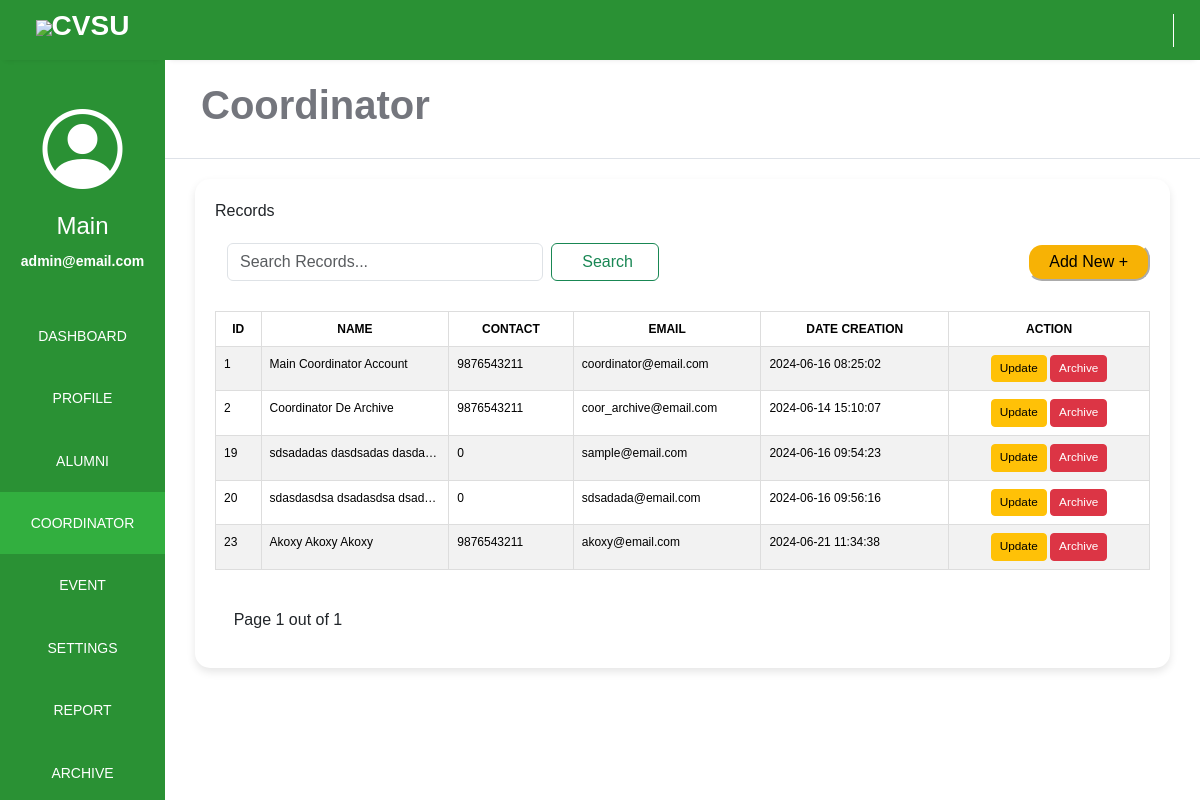
Screenshot of /adminPage/coordinator/coordinator.php (signed in) with the database file from the repository.
### tables this page shows
CREATE TABLE `coordinator` (
  `coor_id` int(10) NOT NULL,
  `fname` varchar(250) NOT NULL,
  `mname` varchar(250) NOT NULL,
  `lname` varchar(250) NOT NULL,
  `contact` bigint(12) NOT NULL,
  `email` varchar(250) NOT NULL,
  `password` varchar(250) NOT NULL,
  `date_created` timestamp NOT NULL DEFAULT current_timestamp()
);

### adminPage/coordinator/coordinator.php (the view, shortened to what this page needs)
<?php
$serername = "localhost";
$db_username = "root";
$db_password = "";
$db_name = "alumni_management_system";
$conn = mysqli_connect($serername, $db_username, $db_password, $db_name);
if (isset($_SESSION['user_id'])) {
    $account = $_SESSION['user_id'];
    $stmt = $conn->prepare("SELECT * FROM admin WHERE admin_id = ?");
    $stmt->bind_param("s", $account);
    $stmt->execute();
    $user_result = $stmt->get_result();
    if ($user_result->num_rows > 0) {
        $user = $user_result->fetch_assoc();
    } else {
    }
} else {
    echo "User not logged in.";
}
$records_per_page = 6;
$current_page = isset($_GET['page']) ? $_GET['page'] : 1;
$start_from = ($current_page - 1) * $records_per_page;
$sql = "SELECT * FROM coordinator ";
$sql .= "LIMIT $start_from, $records_per_page";
$result = $conn->query($sql);
$total_records_query = "SELECT COUNT(*) FROM coordinator";
$total_records_result = mysqli_query($conn, $total_records_query);
$total_records_row = mysqli_fetch_array($total_records_result);
$total_records = $total_records_row[0];
$total_pages = ceil($total_records / $records_per_page);
?>
<!DOCTYPE html>
<html lang="en">
<head>
    <link rel="stylesheet" href="./css/alumni.css">
    <link rel="stylesheet" href="https://maxst.icons8.com/vue-static/landings/line-awesome/line-awesome/1.3.0/css/line-awesome.min.css">
    <link rel="stylesheet" href="https://cdn.jsdelivr.net/npm/bootstrap@5.3.3/dist/css/bootstrap.min.css">
    <link href='https://unpkg.com/boxicons@2.1.4/css/boxicons.min.css' rel='stylesheet'>
    <link rel="stylesheet" href="https://cdn.jsdelivr.net/npm/bootstrap-icons@1.11.3/font/bootstrap-icons.min.css">
</head>
<body>
    <div class="sidebar">
        <div class="side-header">
            <h3><img src="https://cvsu-imus.edu.ph/student-portal/assets/images/logo-mobile.png"></img><span>CVSU</span></h3>
        </div>
        <div class="side-content">
            <div class="profile">
            <i class="bi bi-person-circle"></i>
                <h4><?php echo $user['fname']; ?></h4>
                <small style="color: white;"><?php echo $user['email']; ?></small>
            </div>
            <div class="side-menu">
                <ul>
                    <li>
                        <a href="../dashboard_admin.php">
                            <small>DASHBOARD</small>
                        </a>
                    </li>
                    <li>
                        <a href="../profile/profile.php">
                            <small>PROFILE</small>
                        </a>
                    </li>
                    <li>
                        <a href="../alumni/alumni.php" >
                            <small>ALUMNI</small>
                        </a>
                    </li>
                    <li>
                        <a href="./coordinator.php" class="active">
                            <small>COORDINATOR</small>
                        </a>
                    </li>
                    <li>
                        <a href="../event/event.php">
                            <small>EVENT</small>
                        </a>
                    </li>
                    <li>
                        <a href="../settings/about.php">
                            <small>SETTINGS</small>
                        </a>
                    </li>
                    <li>
                        <a href="../report/report.php">
                            <small>REPORT</small>
                        </a>
                    </li>
                    <li>
                        <a href="../archive/alumni_archive.php">
                            <small>ARCHIVE</small>
                        </a>
                    </li>
                </ul>
            </div>
        </div>
    </div>
    <div class="main-content">
        <header>
            <div class="header-content">
                <div class="header-menu">
                    <div class="user">
                        <a href="../logout.php">
                            <span class="las la-power-off" style="font-size: 30px; border-left: 1px solid #fff; padding-left:10px; color:#fff"></span>
                        </a>
                    </div>
                </div>
            </div>
        </header>
        <main>
            <div class="page-header">
                <h1><strong>Coordinator</strong></h1>
            </div>
            <div class="container-fluid" id="main-container">
                <div class="container-fluid" id="content-container">
                    <div class="container-title">
                        <span>Records</span>
                    </div>
                    <div class="congainer-fluid" id="column-header">
                        <div class="row">
                            <div class="col">
                                <div class="search">
                                    <form class="d-flex" role="search">
                                        <div class="container-fluid" id="search">
                                            <input class="form-control me-2" type="search" name="query" placeholder="Search Records..." aria-label="Search" value="<?php echo isset($_GET['query']) ? $_GET['query'] : ''; ?>">
                                            <button class="btn btn-outline-success" type="submit" style="padding-left: 30px; padding-right: 39px;">Search</button>
                                        </div>
                                    </form>
                                </div>
                            </div>
                            <div class="col" id="add-btn">
                                <div class="add-button">
                                    <div class="span">
                                        <a href='./add_coor.php'>
                                            <button id="add-new-btn">Add New +</button>
                                        </a>
                                    </div>
                                </div>
                            </div>
                        </div>
                    </div>
                    <div class="table-content">
                        <table id="example" class="table-responsive table table-striped table-hover ">
                            <thead>
                                <tr>
                                    <th scope="col" class="inline">ID</th>
                                    <th scope="col" class="inline">NAME</th>
                                    <th scope="col" class="inline">CONTACT</th>
                                    <th scope="col" class="inline">EMAIL</th>
                                    <th scope="col" class="inline">DATE CREATION</th>
                                    <th scope="col" class="inline">ACTION</th>
                                </tr>
                            </thead>
                            <tbody>
                                <?php
                                if ($result->num_rows > 0) {
                                    while ($row = $result->fetch_assoc()) {
                                        $fullname = $row["fname"] . " " . $row["mname"] . " " . $row["lname"];
                                ?>
                                        <tr>
                                            <td class="inline"><?php echo $row['coor_id'] ?></td>
                                            <td class="inline"><?php echo htmlspecialchars($fullname) ?></td>
                                            <td class="inline"><?php echo $row['contact'] ?></td>
                                            <td class="inline"><?php echo $row['email'] ?></td>
                                            <td class="inline"><?php echo $row['date_created'] ?></td>
                                            <?php
                                            echo "
                                                <td class='inline act'>
                                                    <a class='btn btn-warning btn-sm' href='./update_coor.php?id=$row[coor_id]' style='font-size: 11.8px;'>Update</a>
                                                    <a class='btn btn-danger btn-sm' href='./del_coor.php?id=$row[coor_id]' style='font-size: 11.8px;'>Archive</a>
                                                </td>
                                            "; ?>
                                        </tr>
                                <?php
                                    }
                                } else {
                                    $current_page = 0;
                                    echo '<tr><td colspan="12" style="text-align: center;">No records found</td></tr>';
                                }
                                ?>
                            </tbody>
                        </table>
                    </div>
                    <div>
                        <p style="margin-left:2%;margin-top:2.3%;">Page <?= $current_page ?> out of <?= $total_pages ?></p>
                    </div>
                </div>
            </div>
        </main>
</body>
</html>

### adminPage/coordinator/css/alumni.css (style rules this page uses)
:root { --main-color: #2a9134; --color-dark: #34425A; --text-grey: #B0B0B0; }
* { margin: 0; padding: 0; text-decoration: none; list-style-type: none; box-sizing: border-box; font-family: 'Merriweather', sans-serif; }
.sidebar { position: fixed; height: 100%; width: 165px; left: 0; bottom: 0; top: 0; z-index: 100; background: #2a9134; box-shadow: 0px 5px 5px 5px rgb(0 0 0 0.2); transition: left 300ms; }
.side-header span { font-weight: bold; }
.side-header { box-shadow: 0px 5px 5px -5px rgb(0 0 0 /10%); background: var(--main-color); height: 60px; display: flex; justify-content: center; align-items: center; }
.side-header img { width: 40px; }
.side-header h3, side-head span { color: #fff; font-weight: 400; }
.side-content { height: calc(100vh - 60px); overflow: auto; }
.profile { text-align: center; padding: 2rem 0rem; }
.profile h4 { color: #fff; font-weight: 500; }
.profile small { color: #899DC1; font-weight: 600; }
.sidebar { overflow-y: auto; }
.side-menu ul { text-align: center; padding: 0px; }
.side-menu ul li small { color: white; ; }
.side-menu a { display: block; padding: 1.2rem 0rem; text-decoration: none !important; }
.side-menu a.active { background: #32af3f; }
.side-menu a.active span, .side-menu a.active small { color: #fff; }
.side-menu a span, .side-menu a small { color: #899DC1; }
.main-content { margin-left: 165px; width: calc(100% - 165px); transition: margin-left 300ms; }
header { position: fixed; right: 0; top: 0; left: 165px; z-index: 100; height: 60px; box-shadow: 0px 5px 5px -5px rgb(0 0 0 /10%); background: #2a9134; transition: left 300ms; }
.header-content, .header-menu { display: flex; align-items: center; }
.header-content { justify-content: space-between; padding: 0rem 1rem; }
.header-menu { justify-content: flex-end; padding-top: .5rem; }
.user { display: flex; align-items: center; }
main { margin-top: 60px; }
.page-header { padding: 1.3rem 1rem; background: #fff; border-bottom: 1px solid #dee2e8; width: 100%; }
.page-header h1, .page-header small { color: #74767d; margin-left: 20px; width: 100%; }
@media only screen and (min-width: 425px) { * { overflow-x: hidden; } }
.table-content { margin-top: 20px; width: 100%; overflow-y: hidden; }
#add-new-btn { background-color: #f7b205; border-radius: 15px; padding: 5px 20px; font-size: 16px; font-family: Arial, sans-serif; cursor: pointer; margin-right: 0px; margin-bottom: 10px; border-color: #fff; }
.side-content .profile i { color: #fff; font-size: 80px; font-weight: lighter; }
#main-container { padding-left: 30px; padding-right: 30px; padding-bottom: 30px; }
#column-header { margin-top: 20px; }
#content-container { margin-top: 30px; background-color: #ffffff; border-radius: 15px; box-shadow: 0 4px 8px rgba(0, 0, 0, 0.1); padding: 20px; margin: 20px 0; transition: transform 0.2s; }
#add-btn { display: flex; justify-content: right; }
#search { display: flex; justify-content: left; }

### adminPage/coordinator/coordinator.php (style rules this page uses)
table { width: 100%; border-collapse: collapse; }
td { text-align: left; }
.inline { border: 1px solid #dddddd; padding: 8px; font-size: 12px; white-space: nowrap; overflow: hidden; text-overflow: ellipsis; max-width: 125px; }
.act { max-width: 235px; text-align: center; }
th { background-color: #368DB8; font-weight: bold; text-align: center; }

### rows the page displays
coordinator: coor_id "1", fullname "Main Coordinator Account", contact "9876543211", email "coordinator@email.com", date_created "2024-06-16 08:25:02"
coordinator: coor_id "2", fullname "Coordinator De Archive", contact "9876543211", email "coor_archive@email.com", date_created "2024-06-14 15:10:07"
coordinator: coor_id "19", fullname "sdsadadas dasdsadas dasda…", contact "0", email "sample@email.com", date_created "2024-06-16 09:54:23"
coordinator: coor_id "20", fullname "sdasdasdsa dsadasdsa dsad…", contact "0", email "sdsadada@email.com", date_created "2024-06-16 09:56:16"
coordinator: coor_id "23", fullname "Akoxy Akoxy Akoxy", contact "9876543211", email "akoxy@email.com", date_created "2024-06-21 11:34:38"

### other values shown
$user['fname'] "Main"
$user['email'] "admin@email.com"
$current_page "1"
$total_pages "1"
